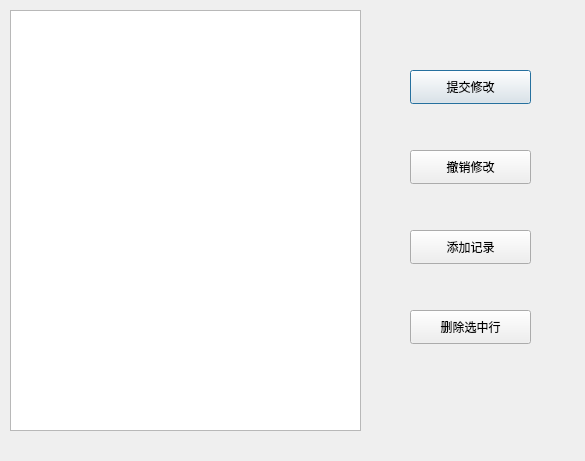
<?xml version="1.0" encoding="UTF-8"?>
<ui version="4.0">
 <class>ClassManage</class>
 <widget class="QDialog" name="ClassManage">
  <property name="geometry">
   <rect>
    <x>0</x>
    <y>0</y>
    <width>585</width>
    <height>461</height>
   </rect>
  </property>
  <property name="acceptDrops">
   <bool>true</bool>
  </property>
  <property name="windowTitle">
   <string>班级管理</string>
  </property>
  <widget class="QTableView" name="tableView">
   <property name="geometry">
    <rect>
     <x>10</x>
     <y>10</y>
     <width>351</width>
     <height>421</height>
    </rect>
   </property>
  </widget>
  <widget class="QPushButton" name="submit_btn">
   <property name="geometry">
    <rect>
     <x>410</x>
     <y>70</y>
     <width>121</width>
     <height>34</height>
    </rect>
   </property>
   <property name="text">
    <string>提交修改</string>
   </property>
  </widget>
  <widget class="QPushButton" name="add_btn">
   <property name="geometry">
    <rect>
     <x>410</x>
     <y>230</y>
     <width>121</width>
     <height>34</height>
    </rect>
   </property>
   <property name="text">
    <string>添加记录</string>
   </property>
  </widget>
  <widget class="QPushButton" name="del_btn">
   <property name="geometry">
    <rect>
     <x>410</x>
     <y>310</y>
     <width>121</width>
     <height>34</height>
    </rect>
   </property>
   <property name="text">
    <string>删除选中行</string>
   </property>
  </widget>
  <widget class="QPushButton" name="cancel_btn">
   <property name="geometry">
    <rect>
     <x>410</x>
     <y>150</y>
     <width>121</width>
     <height>34</height>
    </rect>
   </property>
   <property name="text">
    <string>撤销修改</string>
   </property>
  </widget>
 </widget>
 <resources/>
 <connections/>
</ui>
